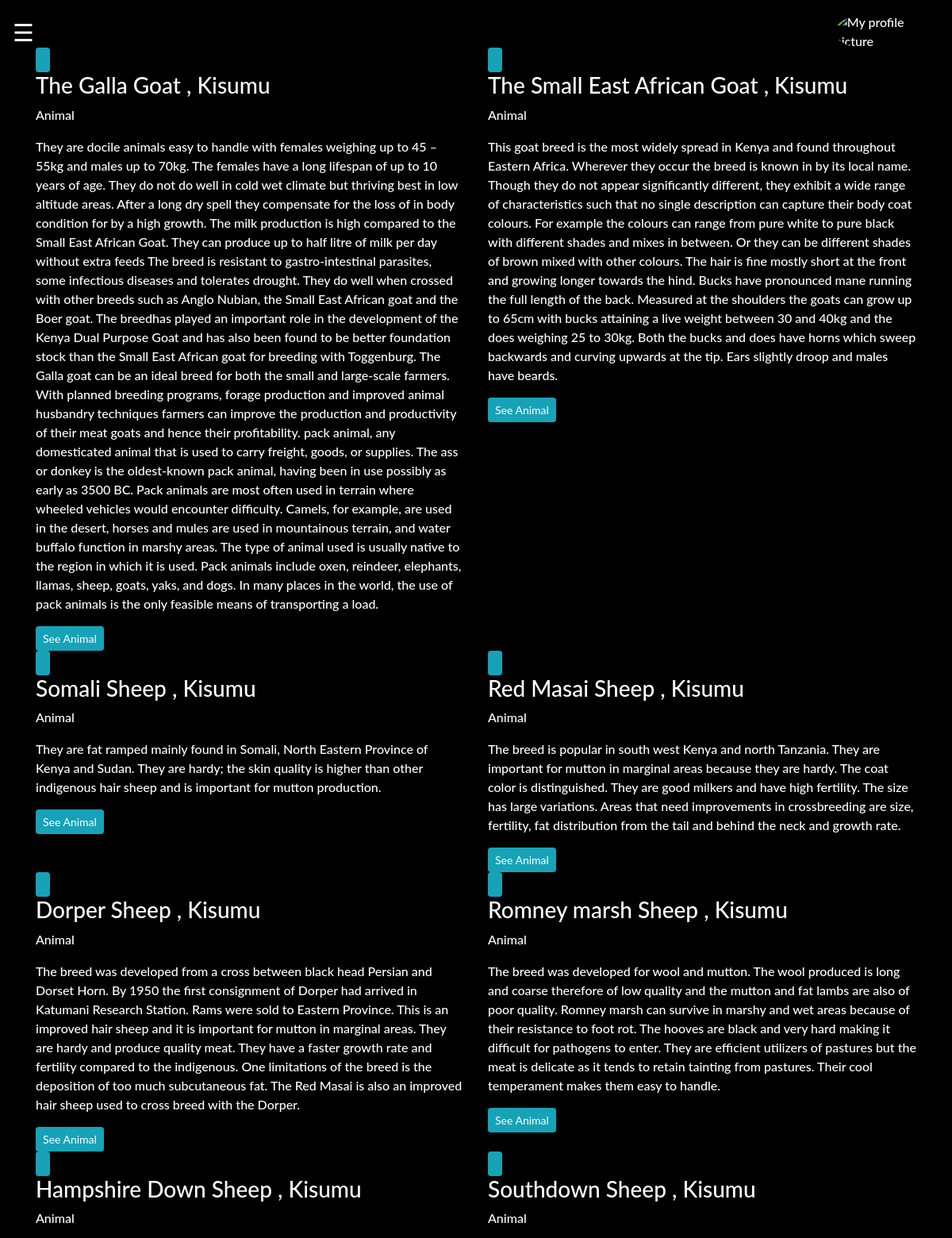
Screenshot of /hood/ (upper part) with the database file from the repository.
### hood/models.py (models this page shows, shortened)
class AnimalsRanch(models.Model):
    name = models.CharField(max_length=50)
    photo = CloudinaryField("image",null=True)
    content = models.TextField(max_length=10000, null=True)
    Charateristics = models.TextField(max_length=10000, null=True)
    Statistics = models.TextField(max_length=10000  , null=True)
    location = models.ForeignKey(Location, on_delete=models.CASCADE,null=True)
    location_number = models.IntegerField(default=0)
    user = models.ForeignKey(User, on_delete=models.CASCADE,null=True)
    created_on = models.DateTimeField(auto_now_add=True,null=True)
    updated_on = models.DateTimeField(auto_now=True,null=True)
    health_cell = models.IntegerField(null=True, blank=True)
    police_hotline = models.IntegerField(null=True, blank=True)
    class Meta:
        ordering = ['-pk']

class Location(models.Model):
    name = models.CharField(max_length=30)
    created_on = models.DateTimeField(auto_now_add=True)
    updated_on = models.DateTimeField(auto_now=True)
    def __str__(self):
        return self.name

### hood/views.py (the view)
# urls.py: path('hood/', views.hood, name = 'hood'),
def hood(request):
    current_user = request.user
    hood =AnimalsRanch.objects.all().order_by('-id')
    return render(request, 'hoods.html', {'hood': hood,'current_user':current_user})

### hood/templates/hoods.html (shortened to what this page needs)
{% extends 'base.html'%}
{% block content %}
    <div class="container hood">
        <div class="row">
            {% for hoods in hood %}
            <div class="col-md-6">
                <a href="{% url 'single_hood' hoods.name %}" class="btn btn-info btn-sm"><img src="{{hoods.photo.url}}" alt="" class="image"></a>
                <h3 class="name">{{hoods.name}} , {{ hoods.location }}</h3>
                <p>{{hoods.animals.count}} Animal{{hoods.animals.count|pluralize}}</p>
                <p>{{ hoods.content }}</p>
                {% if request.user.profile.animalsranch == hoods %}
            <a href="{% url 'leave_hood' hoods.id %}" class="btn btn-outline-danger btn-sm">Leave at will</a>
            <a href="{%url 'single_hood' hoods.name %}" class="btn btn-outline-success btn-sm" style="float: right">Explore {{hoods.name}}
          </a>
            {% elif not request.user.profile.animalsranch %}
            <a href="{% url 'single_hood' hoods.name %}" class="btn btn-info btn-sm">See Animal</a>
            {% endif %}
            </div>
            {% endfor %}
        </div>
    </div>
{% endblock %} -->

### hood/templates/base.html (shortened to what this page needs)
{% load bootstrap4 %}
{% load static%}
<!DOCTYPE html>
<html>
<head>
  {% block styles %}
    {% bootstrap_css %}
    <link rel="stylesheet" href="{% static 'css/index.css' %}">
    <link rel="stylesheet" href="https://use.fontawesome.com/releases/v5.11.2/css/all.css">
  {% endblock %}
</head>
<body>
    {% include "navbar.html" %}
    {% block content %}
    {%endblock%}
</body>
</html>

### hood/templates/navbar.html (shortened to what this page needs)
{% load static %}
<nav class="navbar navbar-expand-lg fixed-top">
    </head>
    <body>
    <span style="font-size:30px;cursor:pointer" onclick="openNav()">&#9776;</span>
    <a class="nav-link text-white" href="/profile" style=" color: green;" >
      {% if user.is_authenticated %}
      <img src="{{user.profile.profile_photo.url}}" alt="" style="border-radius: 50%; width: 20%; height: auto;"> &nbsp; <span class="text-white">{{user.username|title}}</span>
      {% else %}
      <img src="https://st2.depositphotos.com/1104517/11965/v/600/depositphotos_119659092-stock-illustration-female-avatar-profile-picture-vector.jpg"
          class="card-img-top" alt="My profile picture" style="border-radius: 50%; width: 50%; height: auto;">
      {% endif %} </a>
</nav>

### hood/templates/navbar.html (style rules this page uses)
body { font-family: 'Lato', global_font_string; font-weight: 500; background-color: black; color: green; }
.nav-link { margin-left: 85%; }

### hood/templates/hoods.html (style rules this page uses)
body { font-family: 'Lato', global_font_string; font-weight: 500; background-color: black; color: white; }
.hood { margin-top: 5%; margin-bottom: 5%; }

### rows the page displays
AnimalsRanch: name "The Galla Goat", location "Kisumu", content "They are docile animals easy to handle with females weighing up to 45 – 55kg and males up to 70kg. The females have a long lifespan of up to 10 years of age. They do not do well in cold wet climate but thriving best in low altitude areas. After a long dry spell they compensate for the loss of in body condition for by a high growth. The milk production is high compared to the Small East African Goat. They can produce up to half litre of milk per day without extra feeds The breed is resistant to gastro-intestinal parasites, some infectious diseases and tolerates drought. They do well when crossed with other breeds such as Anglo Nubian, the Small East African goat and the Boer goat. The…", shows "See Animal"
AnimalsRanch: name "The Small East African Goat", location "Kisumu", content "This goat breed is the most widely spread in Kenya and found throughout Eastern Africa. Wherever they occur the breed is known in by its local name. Though they do not appear significantly different, they exhibit a wide range of characteristics such that no single description can capture their body coat colours. For example the colours can range from pure white to pure black with different shades and mixes in between. Or they can be different shades of brown mixed with other colours. The hair is fine mostly short at the front and growing longer towards the hind. Bucks have pronounced mane running the full length of the back. Measured at the shoulders the goats can grow up to 65cm with bucks…", shows "See Animal"
AnimalsRanch: name "Somali Sheep", location "Kisumu", content "They are fat ramped mainly found in Somali, North Eastern Province of Kenya and Sudan. They are hardy; the skin quality is higher than other indigenous hair sheep and is important for mutton production.", shows "See Animal"
AnimalsRanch: name "Red Masai Sheep", location "Kisumu", content "The breed is popular in south west Kenya and north Tanzania. They are important for mutton in marginal areas because they are hardy. The coat color is distinguished. They are good milkers and have high fertility. The size has large variations. Areas that need improvements in crossbreeding are size, fertility, fat distribution from the tail and behind the neck and growth rate.", shows "See Animal"
AnimalsRanch: name "Dorper Sheep", location "Kisumu", content "The breed was developed from a cross between black head Persian and Dorset Horn. By 1950 the first consignment of Dorper had arrived in Katumani Research Station. Rams were sold to Eastern Province. This is an improved hair sheep and it is important for mutton in marginal areas. They are hardy and produce quality meat. They have a faster growth rate and fertility compared to the indigenous. One limitations of the breed is the deposition of too much subcutaneous fat. The Red Masai is also an improved hair sheep used to cross breed with the Dorper.", shows "See Animal"
AnimalsRanch: name "Romney marsh Sheep", location "Kisumu", content "The breed was developed for wool and mutton. The wool produced is long and coarse therefore of low quality and the mutton and fat lambs are also of poor quality. Romney marsh can survive in marshy and wet areas because of their resistance to foot rot. The hooves are black and very hard making it difficult for pathogens to enter. They are efficient utilizers of pastures but the meat is delicate as it tends to retain tainting from pastures. Their cool temperament makes them easy to handle.", shows "See Animal"
AnimalsRanch: name "Hampshire Down Sheep", location "Kisumu"
AnimalsRanch: name "Southdown Sheep", location "Kisumu"
